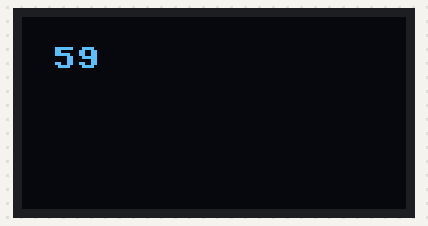
Recording of a program running on a simulated ESP32 board running MicroPython. Shown: 128×64 one-colour display. Library files of the repository ran but are not shown: ssd1306.py; what the program prints to the serial console is not drawn. At 6.3 s the program stops and its outputs stay as they are.

Above: at 0.8 s.
At 1.5 s:
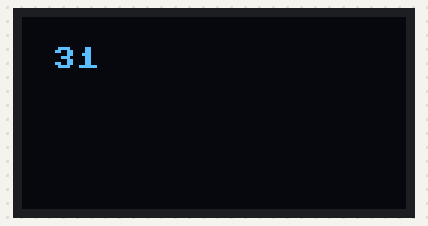
At 2.9 s:
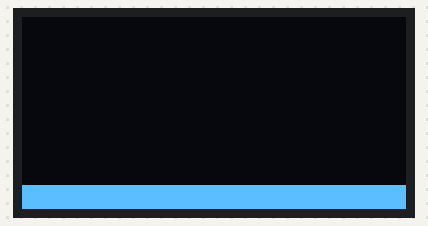
At 3.6 s:
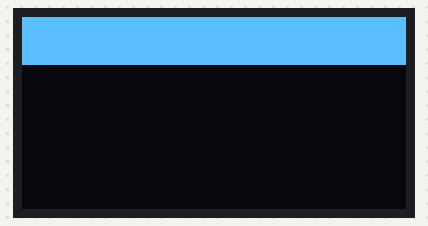

The program:

bench.py
```python
import machine
import ssd1306
import time
import micropython

@micropython.viper
def _get_diff_bounds(old_buf: ptr8, new_buf: ptr8, width: int, pages: int) -> object:
    min_c = 999
    max_c = -1
    min_p = 999
    max_p = -1

    for p in range(pages):
        for c in range(width):
            idx = p * width + c
            val = new_buf[idx]

            if old_buf[idx] != val:
                old_buf[idx] = val
                if c < min_c: min_c = c
                if c > max_c: max_c = c
                if p < min_p: min_p = p
                if p > max_p: max_p = p

    return (min_c, max_c, min_p, max_p)

def show_auto_diff(oled, old_buffer):
    min_c, max_c, min_p, max_p = _get_diff_bounds(old_buffer, oled.buffer, oled.width, oled.pages)

    if max_c == -1:
        return

    oled.write_cmd(0x21) # SET_COL_ADDR
    oled.write_cmd(min_c)
    oled.write_cmd(max_c)

    oled.write_cmd(0x22) # SET_PAGE_ADDR
    oled.write_cmd(min_p)
    oled.write_cmd(max_p)

    for p in range(min_p, max_p + 1):
        start = p * oled.width + min_c
        end = start + (max_c - min_c + 1)
        oled.write_data(oled.buffer[start:end])

def run_benchmark(oled):
    old_buffer = bytearray(1024)
    iterations = 50

    print("=" * 40)
    print(" SSD1306 Auto-Diff Benchmark (I2C)")
    print("=" * 40)

    # ----------------------------------------------------
    # テスト1: 小領域の更新 (カウンターのカウントアップ)
    # ----------------------------------------------------
    print("\n[Test 1] Small Area Update (Counter)")

    # Normal show() 計測
    normal_times = []
    oled.fill(0)
    for i in range(iterations):
        oled.fill_rect(10, 10, 40, 16, 0)
        oled.text(str(i), 10, 10)
        start = time.ticks_us()
        oled.show()
        normal_times.append(time.ticks_diff(time.ticks_us(), start))

    # Auto-Diff 計測
    diff_times = []
    oled.fill(0)
    for i in range(1024): old_buffer[i] = 0 # 比較バッファをリセット
    for i in range(iterations):
        oled.fill_rect(10, 10, 40, 16, 0)
        oled.text(str(i), 10, 10)
        start = time.ticks_us()
        show_auto_diff(oled, old_buffer)
        diff_times.append(time.ticks_diff(time.ticks_us(), start))

    print(f"Normal show() : {sum(normal_times) / len(normal_times) / 1000:.2f} ms")
    print(f"Auto-Diff     : {sum(diff_times) / len(diff_times) / 1000:.2f} ms")

    # ----------------------------------------------------
    # テスト2: 全画面の更新 (毎回全画面を白黒反転)
    # ----------------------------------------------------
    print("\n[Test 2] Full Screen Update (Worst Case)")

    normal_times = []
    for i in range(iterations):
        oled.fill(i % 2) # 0(黒)と1(白)を交互に全画面塗りつぶし
        start = time.ticks_us()
        oled.show()
        normal_times.append(time.ticks_diff(time.ticks_us(), start))

    diff_times = []
    for i in range(1024): old_buffer[i] = oled.buffer[i]
    for i in range(iterations):
        oled.fill(i % 2)
        start = time.ticks_us()
        show_auto_diff(oled, old_buffer)
        diff_times.append(time.ticks_diff(time.ticks_us(), start))

    print(f"Normal show() : {sum(normal_times) / len(normal_times) / 1000:.2f} ms")
    print(f"Auto-Diff     : {sum(diff_times) / len(diff_times) / 1000:.2f} ms")

    # ----------------------------------------------------
    # テスト3: 変化なし (画面を描き換えない)
    # ----------------------------------------------------
    print("\n[Test 3] No Change (Best Case)")

    normal_times = []
    for i in range(iterations):
        # 描画処理なし
        start = time.ticks_us()
        oled.show()
        normal_times.append(time.ticks_diff(time.ticks_us(), start))

    diff_times = []
    for i in range(1024): old_buffer[i] = oled.buffer[i]
    for i in range(iterations):
        # 描画処理なし
        start = time.ticks_us()
        show_auto_diff(oled, old_buffer)
        diff_times.append(time.ticks_diff(time.ticks_us(), start))

    print(f"Normal show() : {sum(normal_times) / len(normal_times) / 1000:.2f} ms")
    print(f"Auto-Diff     : {sum(diff_times) / len(diff_times) / 1000:.2f} ms")
    print("=" * 40)

if __name__ == "__main__":
    # ※ お使いのマイコンに合わせてピン番号を変更してください
    # (例: ESP32なら scl=Pin(22), sda=Pin(21))
    # (例: Pi Picoなら scl=Pin(5), sda=Pin(4), id=0)
    i2c = machine.I2C(1,sda=machine.Pin(26),scl=machine.Pin(27),freq=3000000)

    # SSD1306の初期化 (128x64サイズ)
    oled = ssd1306.SSD1306_I2C(128, 64, i2c)

    # ベンチマーク実行！
    run_benchmark(oled)
```

Measured:
- what the display in image 1 shows lasts 0.7 s, from 1.4 s to 2.1 s
